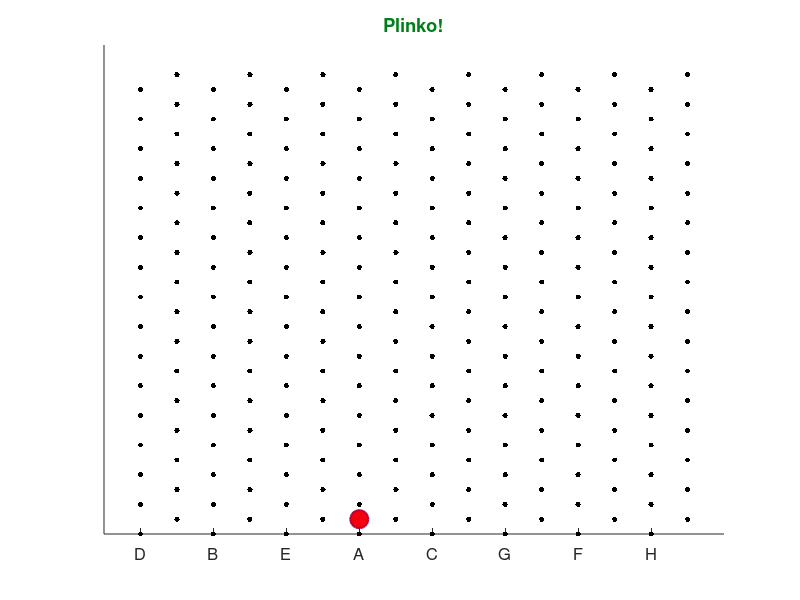

The MATLAB source for this figure:
%% Plinko
close all

h0 = 31; % change the height of the game (positive odd numbers only)
nameorder = {'A','B','C','D','E','F','G','H'};
holdtime = 0.25; % change length of pause between steps in seconds
toptitle = 'Plinko!';
scramble = 1; % 1 to scramble names order, 0 to leave order as above

% No need to edit anything below this line.
%%%%%%%%%%%%%%%%%%%%%%%%%%%%%%%%%%%%%%%%%%%%%%%%%%%%%%%%%%%%%%%%%%%%%%%%%%%

left = length(nameorder);
names = {};
neworder = randperm(left);
if scramble ==1
    for i=1:left
        names{i} = nameorder{neworder(i)};
    end
else
    names = nameorder;
end

x1 = ones((h0+1)/2,1);
xr = 1:left;
y1 = ones(1,left);
yc = 0:2:h0-1;
yc = yc';
xd1 = x1*xr;
yd1 = yc*y1;
xd2 = xd1+0.5;
yd2 = yd1+1;

xdot = [xd1;xd2];
ydot = [yd1;yd2];

%% Create Blank Board with Names
g = figure(1);
plot(xdot,ydot,'k.','MarkerSize',12)
axis([0.5,left+1,0,h0+2])
yticks([])
xticks(1:left)
xticklabels(names)
xtickangle(45)
set(g, 'Position',  [200, 100, 900, 500])
set(gca,'FontSize',12)
title(toptitle,'Color',[0,0.5,0.1])

prompt = ['Select your starting position 1-',num2str(left),': '];
x = input(prompt);
h = h0;
hold on
g1 = plot(x,h,'o','MarkerSize',13,'Linewidth',1.4,'Color',[0.7,0,0.2]);
set(g1, 'markerfacecolor', [0.95,0,0.05])
plot(xdot,ydot,'k.','MarkerSize',12)
hold off
axis([0.5,left+1,0,h0+2])
yticks([])
xticks(1:left)
xticklabels(names)
xtickangle(45)
set(g, 'Position',  [200, 100, 900, 500])
set(gca,'FontSize',12)
title(toptitle,'Color',[0,0.5,0.1])
while h>1
    pause(holdtime)
    move = randi(2);
    if move == 1
        x=x-0.5;
    else
        x=x+0.5;
        
    end
    if x>left+0.5
        x=1;
    elseif x<1
        x=left+0.5;
    end
    h = h-1;
    clf
    hold on
    g1 = plot(x,h,'o','MarkerSize',13,'Linewidth',1.4,'Color',[0.7,0,0.2]);
    set(g1, 'markerfacecolor',[0.95,0,0.05])
    plot(xdot,ydot,'k.','MarkerSize',12)
    hold off
    axis([0.5,left+1,0,h0+2])
    yticks([])
    xticks(1:left)
    xticklabels(names)
    xtickangle(45)
    set(gca,'FontSize',12)
    title(toptitle,'Color',[0,0.5,0.1])
end
